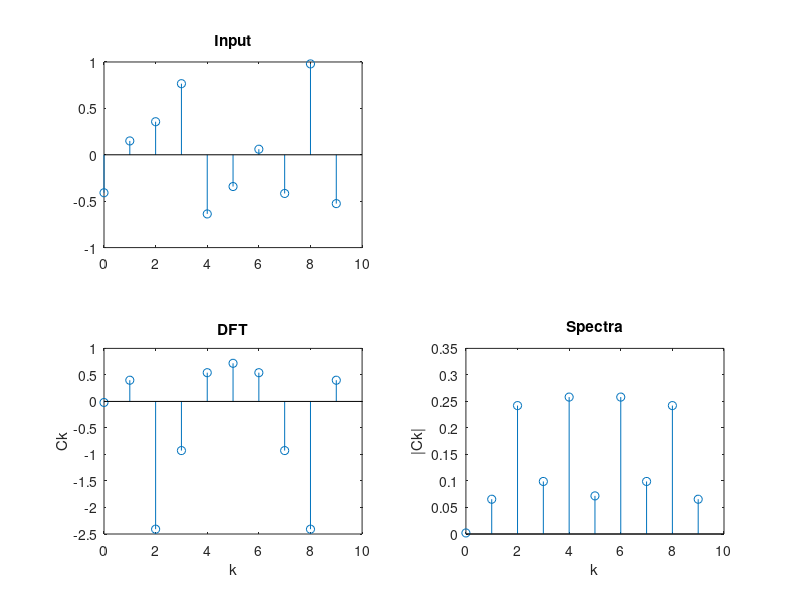

Write MATLAB code to recreate this figure.
clear all;
close all;
clc;
n=1:10;
xn = cos(exp(pi*n));
N = length(xn);
n= 0:1:N-1
subplot(2,2,1),stem(n,xn);
title('Input');
%set(gca,'xticklabel',[0, 1, 2, 3])

ck= zeros(1,N);
for k=0:N-1
    for n=0:N-1
        ck(k+1) = ck(k+1) + (xn(n+1) * exp(-1i*2*pi*k*n/N ));
    end
end
k=0:1:N-1
subplot(2,2,3),stem(k,ck);
title('DFT');
%set(gca,'xticklabel',[0, 1, 2, 3])
xlabel('k');
ylabel('Ck');

k=0:1:N-1
ckk = abs(ck/N)
subplot(2,2,4),stem(k,ckk);
xlabel('k');
ylabel('|Ck|');
title('Spectra');
%set(gca,'xticklabel',[0, 1, 2, 3])